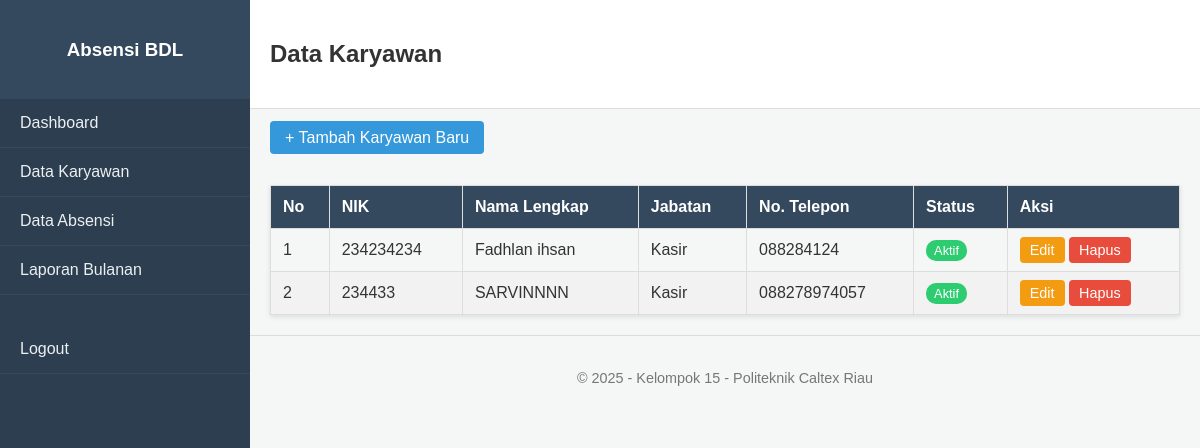
Screenshot of /karyawan/data.php (signed in) with the database file from the repository.
### tables this page shows
CREATE TABLE `karyawan` (
  `id_karyawan` int(11) NOT NULL,
  `nik` varchar(50) NOT NULL,
  `nama_lengkap` varchar(255) NOT NULL,
  `id_jabatan` int(11) NOT NULL,
  `nomor_telepon` varchar(20) DEFAULT NULL,
  `alamat` text DEFAULT NULL,
  `status_karyawan` enum('Aktif','Tidak Aktif') NOT NULL DEFAULT 'Aktif',
  `tanggal_dibuat` timestamp NOT NULL DEFAULT current_timestamp()
);

CREATE TABLE `jabatan` (
  `id_jabatan` int(11) NOT NULL,
  `nama_jabatan` varchar(100) NOT NULL
);

### karyawan/data.php (the view)
<?php
$page_title = "Data Karyawan";
include '../template/header.php';
?>
<div class="content">
    <a href="tambah.php" class="btn btn-primary">+ Tambah Karyawan Baru</a>
    <br><br>
    <table class="data-table">
        <thead>
            <tr>
                <th>No</th>
                <th>NIK</th>
                <th>Nama Lengkap</th>
                <th>Jabatan</th>
                <th>No. Telepon</th>
                <th>Status</th>
                <th>Aksi</th>
            </tr>
        </thead>
        <tbody>
            <?php
            $query = "SELECT karyawan.*, jabatan.nama_jabatan
                      FROM karyawan
                      JOIN jabatan ON karyawan.id_jabatan = jabatan.id_jabatan
                      ORDER BY karyawan.nama_lengkap ASC";
            $result = mysqli_query($koneksi, $query);
            $no = 1;
            if (mysqli_num_rows($result) > 0) {
                while ($data = mysqli_fetch_assoc($result)) {
            ?>
                    <tr>
                        <td><?php echo $no++; ?></td>
                        <td><?php echo htmlspecialchars($data['nik']); ?></td>
                        <td><?php echo htmlspecialchars($data['nama_lengkap']); ?></td>
                        <td><?php echo htmlspecialchars($data['nama_jabatan']); ?></td>
                        <td><?php echo htmlspecialchars($data['nomor_telepon']); ?></td>
                        <td><span class="status-<?php echo strtolower($data['status_karyawan']); ?>"><?php echo htmlspecialchars($data['status_karyawan']); ?></span></td>
                        <td>
                            <a href="edit.php?id=<?php echo $data['id_karyawan']; ?>" class="btn btn-warning btn-sm">Edit</a>
                            <a href="hapus.php?id=<?php echo $data['id_karyawan']; ?>" class="btn btn-danger btn-sm" onclick="return confirm('Apakah Anda yakin ingin menghapus data ini?');">Hapus</a>
                        </td>
                    </tr>
            <?php
                }
            } else {
                echo "<tr><td colspan='7' style='text-align:center;'>Belum ada data karyawan.</td></tr>";
            }
            ?>
        </tbody>
    </table>
</div>
<?php include '../template/footer.php'; ?>

### template/header.php (shortened to what this page needs)
<!DOCTYPE html>
<html lang="en">
<head>
    <link rel="stylesheet" href="<?php echo BASE_URL; ?>css/style.css">
</head>
<body>
    <div class="container">
        <?php include 'sidebar.php'; ?>
        <div class="main-content">
            <header>
                <h2><?php echo $page_title; ?></h2>
            </header>
            <main>

### template/sidebar.php
<aside class="sidebar">
    <div class="sidebar-header">
        <h3>Absensi BDL</h3>
    </div>
    <ul class="sidebar-menu">
        <li><a href="<?php echo BASE_URL; ?>dashboard.php">Dashboard</a></li>
        <li><a href="<?php echo BASE_URL; ?>karyawan/data.php">Data Karyawan</a></li>
        <li><a href="<?php echo BASE_URL; ?>absensi/data.php">Data Absensi</a></li>
        <li><a href="<?php echo BASE_URL; ?>laporan/bulanan.php">Laporan Bulanan</a></li>
        <li class="logout-item"><a href="<?php echo BASE_URL; ?>logout.php">Logout</a></li>
    </ul>
</aside>

### template/footer.php
</main>
            <footer>
                <p>&copy; <?php echo date("Y"); ?> - Kelompok 15 - Politeknik Caltex Riau</p>
            </footer>
        </div>
    </div>
</body>
</html>

### css/style.css (style rules this page uses)
body { font-family: Arial, sans-serif; margin: 0; background-color: #f4f7f6; color: #333; }
.container { display: flex; }
a { text-decoration: none; color: #007bff; }
.sidebar { width: 250px; background-color: #2c3e50; color: white; min-height: 100vh; }
.sidebar-header { padding: 20px; text-align: center; background-color: #34495e; }
.sidebar-menu { list-style: none; padding: 0; margin: 0; }
.sidebar-menu li a { display: block; padding: 15px 20px; color: #ecf0f1; border-bottom: 1px solid #34495e; }
.logout-item { margin-top: 30px; }
.main-content { flex-grow: 1; }
.main-content header { background-color: #fff; padding: 20px; border-bottom: 1px solid #ddd; }
.main-content main { padding: 20px; }
.main-content footer { text-align: center; padding: 20px; border-top: 1px solid #ddd; font-size: 0.9em; color: #777; }
.btn { padding: 8px 15px; border-radius: 4px; color: white; border: none; cursor: pointer; }
.btn-primary { background-color: #3498db; }
.btn-warning { background-color: #f39c12; }
.btn-danger { background-color: #e74c3c; }
.btn-sm { padding: 5px 10px; font-size: 0.9em; }
.data-table { width: 100%; border-collapse: collapse; margin-top: 20px; box-shadow: 0 2px 5px rgba(0,0,0,0.1); }
.data-table th, .data-table td { border: 1px solid #ddd; padding: 12px; text-align: left; }
.data-table thead { background-color: #34495e; color: white; }
.data-table tbody tr:nth-child(even) { background-color: #f2f2f2; }
.status-aktif { background-color: #2ecc71; color: white; padding: 3px 8px; border-radius: 10px; font-size: 0.8em; }

### rows the page displays
karyawan: nik "234234234", nama_lengkap "Fadhlan ihsan", id_jabatan.nama_jabatan "Kasir", nomor_telepon "088284124", status_karyawan "Aktif"
karyawan: nik "234433", nama_lengkap "SARVINNNN", id_jabatan.nama_jabatan "Kasir", nomor_telepon "088278974057", status_karyawan "Aktif"

### other values shown
$page_title "Data Karyawan"
